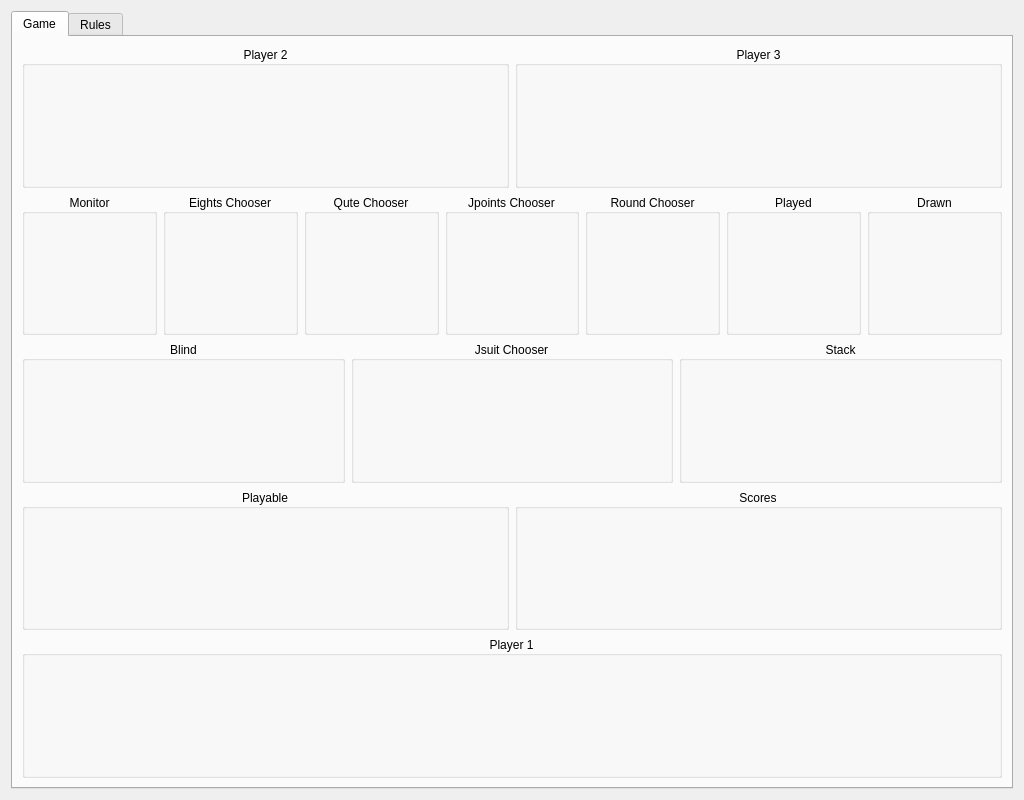
<?xml version="1.0" encoding="UTF-8"?>
<ui version="4.0">
 <class>Table</class>
 <widget class="QWidget" name="Table">
  <property name="geometry">
   <rect>
    <x>0</x>
    <y>0</y>
    <width>1024</width>
    <height>800</height>
   </rect>
  </property>
  <property name="windowTitle">
   <string>aQuteCardGame</string>
  </property>
  <layout class="QGridLayout" name="gridLayout">
   <item row="0" column="0">
    <widget class="QTabWidget" name="GameWidget">
     <property name="currentIndex">
      <number>0</number>
     </property>
     <widget class="QWidget" name="theGame">
      <attribute name="title">
       <string>Game</string>
      </attribute>
      <layout class="QVBoxLayout" name="verticalLayout_2">
       <item>
        <layout class="QHBoxLayout" name="horizontalLayout_01">
         <item>
          <widget class="QGroupBox" name="Player2">
           <property name="title">
            <string>Player 2</string>
           </property>
           <property name="alignment">
            <set>Qt::AlignCenter</set>
           </property>
           <layout class="QHBoxLayout" name="player2"/>
          </widget>
         </item>
         <item>
          <widget class="QGroupBox" name="Player3">
           <property name="title">
            <string>Player 3</string>
           </property>
           <property name="alignment">
            <set>Qt::AlignCenter</set>
           </property>
           <layout class="QHBoxLayout" name="player3"/>
          </widget>
         </item>
        </layout>
       </item>
       <item>
        <layout class="QHBoxLayout" name="horizontalLayout_02">
         <item>
          <widget class="QGroupBox" name="Monitor">
           <property name="title">
            <string>Monitor</string>
           </property>
           <property name="alignment">
            <set>Qt::AlignCenter</set>
           </property>
           <layout class="QHBoxLayout" name="monitor"/>
          </widget>
         </item>
         <item>
          <widget class="QGroupBox" name="EightsChooser">
           <property name="enabled">
            <bool>true</bool>
           </property>
           <property name="title">
            <string>Eights Chooser</string>
           </property>
           <property name="alignment">
            <set>Qt::AlignCenter</set>
           </property>
           <layout class="QHBoxLayout" name="eightsChooser"/>
          </widget>
         </item>
         <item>
          <widget class="QGroupBox" name="QuteChooser">
           <property name="enabled">
            <bool>true</bool>
           </property>
           <property name="title">
            <string>Qute Chooser</string>
           </property>
           <property name="alignment">
            <set>Qt::AlignCenter</set>
           </property>
           <layout class="QHBoxLayout" name="quteChooser"/>
          </widget>
         </item>
         <item>
          <widget class="QGroupBox" name="JpointsChooser">
           <property name="enabled">
            <bool>true</bool>
           </property>
           <property name="title">
            <string>Jpoints Chooser</string>
           </property>
           <property name="alignment">
            <set>Qt::AlignCenter</set>
           </property>
           <layout class="QHBoxLayout" name="jpointsChooser"/>
          </widget>
         </item>
         <item>
          <widget class="QGroupBox" name="RoundChooser">
           <property name="enabled">
            <bool>true</bool>
           </property>
           <property name="title">
            <string>Round Chooser</string>
           </property>
           <property name="alignment">
            <set>Qt::AlignCenter</set>
           </property>
           <layout class="QHBoxLayout" name="roundChooser"/>
          </widget>
         </item>
         <item>
          <widget class="QGroupBox" name="Played">
           <property name="enabled">
            <bool>true</bool>
           </property>
           <property name="title">
            <string>Played</string>
           </property>
           <property name="alignment">
            <set>Qt::AlignCenter</set>
           </property>
           <layout class="QHBoxLayout" name="played"/>
          </widget>
         </item>
         <item>
          <widget class="QGroupBox" name="Drawn">
           <property name="title">
            <string>Drawn</string>
           </property>
           <property name="alignment">
            <set>Qt::AlignCenter</set>
           </property>
           <layout class="QHBoxLayout" name="drawn"/>
          </widget>
         </item>
        </layout>
       </item>
       <item>
        <layout class="QHBoxLayout" name="horizontalLayout_03">
         <item>
          <widget class="QGroupBox" name="Blind">
           <property name="title">
            <string>Blind</string>
           </property>
           <property name="alignment">
            <set>Qt::AlignCenter</set>
           </property>
           <layout class="QHBoxLayout" name="blind"/>
          </widget>
         </item>
         <item>
          <widget class="QGroupBox" name="JsuitChooser">
           <property name="title">
            <string>Jsuit Chooser</string>
           </property>
           <property name="alignment">
            <set>Qt::AlignCenter</set>
           </property>
           <layout class="QHBoxLayout" name="jsuitChooser"/>
          </widget>
         </item>
         <item>
          <widget class="QGroupBox" name="Stack">
           <property name="title">
            <string>Stack</string>
           </property>
           <property name="alignment">
            <set>Qt::AlignCenter</set>
           </property>
           <layout class="QHBoxLayout" name="stack"/>
          </widget>
         </item>
        </layout>
       </item>
       <item>
        <layout class="QHBoxLayout" name="horizontalLayout_04">
         <item>
          <widget class="QGroupBox" name="Playable">
           <property name="title">
            <string>Playable</string>
           </property>
           <property name="alignment">
            <set>Qt::AlignCenter</set>
           </property>
           <layout class="QHBoxLayout" name="playable"/>
          </widget>
         </item>
         <item>
          <widget class="QGroupBox" name="Scores">
           <property name="title">
            <string>Scores</string>
           </property>
           <property name="alignment">
            <set>Qt::AlignCenter</set>
           </property>
           <layout class="QHBoxLayout" name="scores"/>
          </widget>
         </item>
        </layout>
       </item>
       <item>
        <layout class="QHBoxLayout" name="horizontalLayout_05">
         <item>
          <widget class="QGroupBox" name="Player1">
           <property name="title">
            <string>Player 1</string>
           </property>
           <property name="alignment">
            <set>Qt::AlignCenter</set>
           </property>
           <layout class="QHBoxLayout" name="player1"/>
          </widget>
         </item>
        </layout>
       </item>
      </layout>
     </widget>
     <widget class="QWidget" name="HowToPlay">
      <attribute name="title">
       <string>Rules</string>
      </attribute>
     </widget>
    </widget>
   </item>
  </layout>
 </widget>
 <resources/>
 <connections/>
</ui>
